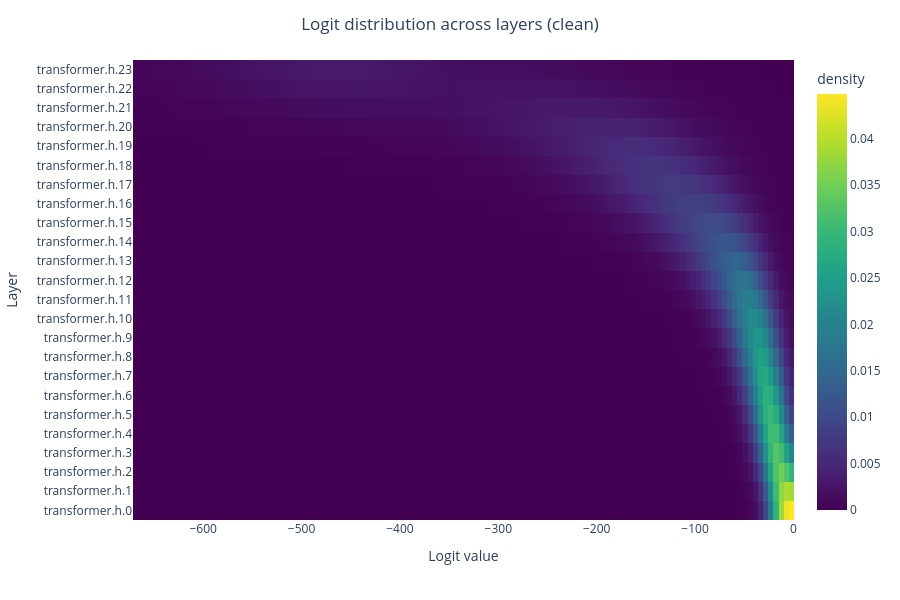

Here is the notebook cell this chart was saved with:
### Code cell
hm_clean = compute_evolution_heatmap(filtered, n_bins=128, sigma=1.5, mode="clean")
fig = plot_evolution_heatmap(hm_clean)
fig.show()

### Figure 1 — Plotly figure (JSON) as saved in the notebook; plotly's stock layout.template omitted (floating-point values rounded to 4 significant figures; data arrays with more than 128 entries replaced by an {"elided": "..."} marker saying what was removed)
{"data": [{"colorbar": {"title": {"text": "density"}}, "colorscale": [[0, "#440154"], [0.1111, "#482878"], [0.2222, "#3e4989"], [0.3333, "#31688e"], [0.4444, "#26828e"], [0.5556, "#1f9e89"], [0.6667, "#35b779"], [0.7778, "#6ece58"], [0.8889, "#b5de2b"], [1, "#fde725"]], "hovertemplate": "logit: %{x:.1f}<br>layer: %{y}<br>value: %{z:.4f}<extra></extra>", "type": "heatmap", "x": [-668.7, -663.4, -658.2, -652.9, -647.7, -642.4, -637.2, -631.9, -626.7, -621.4, -616.2, -610.9, -605.7, -600.4, -595.2, -589.9, -584.7, -579.4, -574.2, -568.9, -563.7, -558.4, -553.2, -547.9, -542.7, -537.4, -532.2, -526.9, -521.7, -516.5, -511.2, -506.0, -500.7, -495.5, -490.2, -485.0, -479.7, -474.5, -469.2, -464.0, -458.7, -453.5, -448.2, -443.0, -437.7, -432.5, -427.2, -422.0, -416.7, -411.5, -406.2, -401.0, -395.7, -390.5, -385.2, -380.0, -374.7, -369.5, -364.2, -359.0, -353.7, -348.5, -343.2, -338.0, -332.7, -327.5, -322.2, -317.0, -311.7, -306.5, -301.2, -296.0, -290.8, -285.5, -280.3, -275.0, -269.8, -264.5, -259.3, -254.0, -248.8, -243.5, -238.3, -233.0, -227.8, -222.5, -217.3, -212.0, -206.8, -201.5, -196.3, -191.0, -185.8, -180.5, -175.3, -170.0, -164.8, -159.5, -154.3, -149.0, -143.8, -138.5, -133.3, -128.0, -122.8, -117.5, -112.3, -107.0, -101.8, -96.54, -91.29, -86.05, -80.8, -75.55, -70.3, -65.05, -59.8, -54.55, -49.3, -44.05, -38.81, -33.56, -28.31, -23.06, -17.81, -12.56, -7.312, -2.063], "y": ["transformer.h.0", "transformer.h.1", "transformer.h.2", "transformer.h.3", "transformer.h.4", "transformer.h.5", "transformer.h.6", "transformer.h.7", "transformer.h.8", "transformer.h.9", "transformer.h.10", "transformer.h.11", "transformer.h.12", "transformer.h.13", "transformer.h.14", "transformer.h.15", "transformer.h.16", "transformer.h.17", "transformer.h.18", "transformer.h.19", "transformer.h.20", "transformer.h.21", "transformer.h.22", "transformer.h.23"], "z": {"elided": "24x128 float values"}}], "layout": {"font": {"size": 12}, "height": 600, "margin": {"b": 80, "l": 60, "r": 40, "t": 60}, "title": {"text": "Logit distribution across layers (clean)", "x": 0.5, "xanchor": "center"}, "width": 900, "xaxis": {"title": {"text": "Logit value"}}, "yaxis": {"title": {"text": "Layer"}}}}
